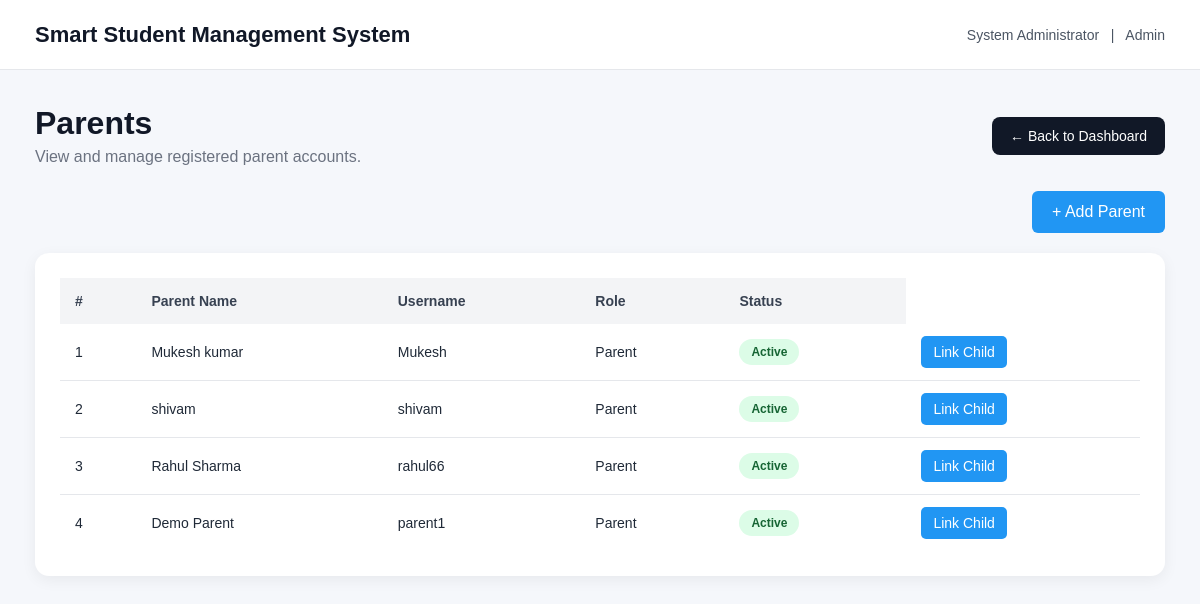
The page /admin/parents (signed in) on the database its author committed.
### tables this page shows
CREATE TABLE students (
            id INTEGER PRIMARY KEY AUTOINCREMENT,
            user_id INTEGER UNIQUE,
            roll_no TEXT UNIQUE NOT NULL,
            class_name TEXT NOT NULL,
            section TEXT NOT NULL,
            parent_id INTEGER, username TEXT, full_name TEXT, class TEXT, status TEXT DEFAULT 'Active',
            FOREIGN KEY (user_id) REFERENCES users(id)
        );

CREATE TABLE users (
            id INTEGER PRIMARY KEY AUTOINCREMENT,
            username TEXT UNIQUE NOT NULL,
            password TEXT NOT NULL,
            full_name TEXT NOT NULL,
            email TEXT,
            role TEXT NOT NULL CHECK(role IN ('admin', 'teacher', 'student', 'parent'))
        );

### app.py (the view)
@app.route("/admin/parents")
@login_required
def admin_parents():
    if session.get("role") != "admin":
        return "Access Denied", 403
    conn = get_db()
    parents = conn.execute("""
        SELECT
            u.id,
            u.username,
            u.full_name,
            u.role,
            s.id AS student_id,
            s.full_name AS student_name,
            s.roll_no AS student_roll_no
        FROM users u
        LEFT JOIN parent_student ps
            ON ps.parent_user_id = u.id
        LEFT JOIN students s
            ON s.id = ps.student_id
        WHERE u.role = 'parent'
        ORDER BY u.id DESC
    """).fetchall()
    conn.close()
    return render_template(
        "parents.html",
        parents=parents,
        user_name=session.get("full_name"),
        role=session.get("role", "").title()
    )

### app.py (called while the page is built)
def get_db():
    conn = sqlite3.connect(
        DATABASE,
        timeout=30,
        check_same_thread=False,
        isolation_level=None
    )
    conn.row_factory = sqlite3.Row
    conn.execute("PRAGMA busy_timeout=30000")
    conn.execute("PRAGMA foreign_keys=ON")
    conn.execute("PRAGMA journal_mode=WAL")
    return conn

def login_required(function):
    @wraps(function)
    def wrapper(*args, **kwargs):
        if "user_id" not in session:
            return redirect(url_for("login"))
        return function(*args, **kwargs)
    return wrapper

### templates/parents.html (shortened to what this page needs)
<!DOCTYPE html>
<html lang="en">
<head>
</head>
<body>
    <div class="topbar">
        <div class="brand">Smart Student Management System</div>
        <div class="user-info">
            {{ user_name }} &nbsp; | &nbsp; {{ role }}
        </div>
    </div>
    <div class="container">
        <div class="header">
            <div>
                <h1>Parents</h1>
                <p>View and manage registered parent accounts.</p>
            </div>
            <a href="{{ url_for('dashboard') }}" class="back-btn">
                ← Back to Dashboard
            </a>
        </div>
<div style="text-align:right; margin-bottom:20px;">
    <a href="{{ url_for('add_parent') }}"
       style="background:#2196f3; color:white; padding:12px 20px;
              border-radius:6px; text-decoration:none; display:inline-block;">
        + Add Parent
    </a>
</div>
        <div class="card">
            {% if parents %}
            <table>
                <thead>
                    <tr>
                        <th>#</th>
                        <th>Parent Name</th>
                        <th>Username</th>
                        <th>Role</th>
                        <th>Status</th>
                    </tr>
                </thead>
                <tbody>
{% for parent in parents %}
<tr>
    <td>{{ loop.index }}</td>
    <td>{{ parent.full_name }}</td>
    <td>{{ parent.username }}</td>
    <td>{{ parent.role|title }}</td>
    <td>
        <span class="status">Active</span>
    </td>
    <td>
        <a href="{{ url_for('link_parent_child', parent_id=parent.id) }}"
           style="background:#2196f3;color:white;padding:8px 12px;border-radius:5px;text-decoration:none;">
            Link Child
        </a>
    </td>
</tr>
{% endfor %}
                </tbody>
            </table>
            {% else %}
            <div class="empty">
                No parent accounts found.
            </div>
            {% endif %}
        </div>
    </div>
</body>
</html>

### templates/parents.html (style rules this page uses)
* { box-sizing: border-box; margin: 0; padding: 0; font-family: Arial, sans-serif; }
body { background: #f5f7fb; color: #1f2937; }
.topbar { background: #ffffff; height: 70px; display: flex; align-items: center; justify-content: space-between; padding: 0 35px; border-bottom: 1px solid #e5e7eb; }
.brand { font-size: 22px; font-weight: 700; color: #111827; }
.user-info { color: #4b5563; font-size: 14px; }
.container { padding: 35px; }
.header { display: flex; justify-content: space-between; align-items: center; margin-bottom: 25px; }
.header h1 { font-size: 32px; color: #111827; }
.header p { color: #6b7280; margin-top: 6px; }
.back-btn { text-decoration: none; background: #111827; color: white; padding: 11px 18px; border-radius: 8px; font-size: 14px; }
.card { background: white; border-radius: 14px; padding: 25px; box-shadow: 0 4px 15px rgba(0,0,0,0.06); overflow-x: auto; }
table { width: 100%; border-collapse: collapse; }
th { background: #f3f4f6; color: #374151; text-align: left; padding: 15px; font-size: 14px; }
td { padding: 15px; border-bottom: 1px solid #e5e7eb; font-size: 14px; }
tr:last-child td { border-bottom: none; }
.status { display: inline-block; padding: 6px 12px; border-radius: 20px; background: #dcfce7; color: #166534; font-size: 12px; font-weight: 600; }

### rows shown on the page
students: full_name "Mukesh kumar", username "Mukesh", role "Parent"
students: full_name "shivam", username "shivam", role "Parent"
students: full_name "Rahul Sharma", username "rahul66", role "Parent", full_name "Demo Parent", username "parent1"

### other values the page prints
{{ user_name }} "System Administrator"
{{ role }} "Admin"
